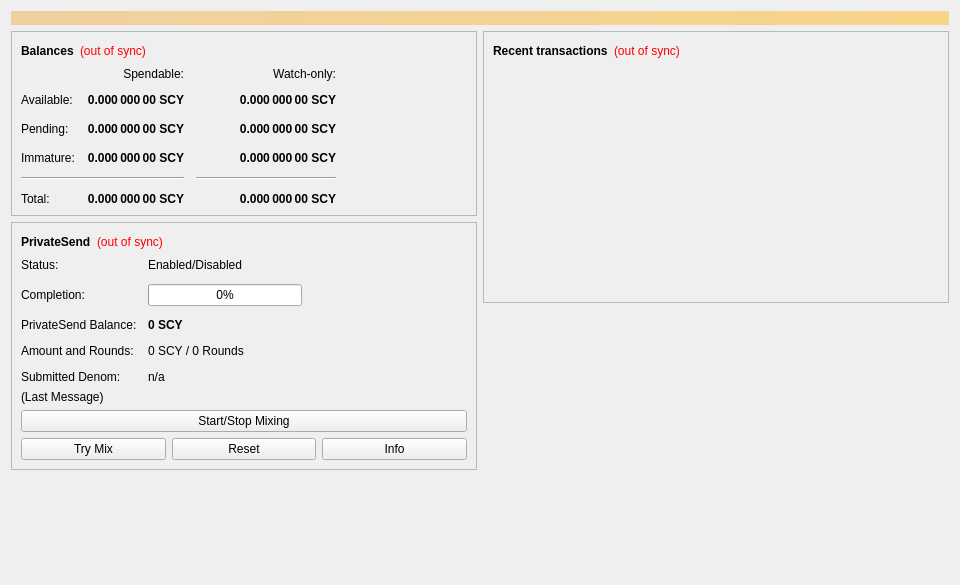
<?xml version="1.0" encoding="UTF-8"?>
<ui version="4.0">
 <class>OverviewPage</class>
 <widget class="QWidget" name="OverviewPage">
  <property name="geometry">
   <rect>
    <x>0</x>
    <y>0</y>
    <width>960</width>
    <height>585</height>
   </rect>
  </property>
  <property name="minimumSize">
   <size>
    <width>960</width>
    <height>0</height>
   </size>
  </property>
  <property name="windowTitle">
   <string>Form</string>
  </property>
  <layout class="QVBoxLayout" name="topLayout">
   <item>
    <widget class="QLabel" name="labelAlerts">
     <property name="visible">
      <bool>false</bool>
     </property>
     <property name="styleSheet">
      <string notr="true">QLabel { background-color: qlineargradient(x1: 0, y1: 0, x2: 1, y2: 0, stop:0 #F0D0A0, stop:1 #F8D488); color:#000000; }</string>
     </property>
     <property name="wordWrap">
      <bool>true</bool>
     </property>
     <property name="margin">
      <number>3</number>
     </property>
     <property name="textInteractionFlags">
      <set>Qt::TextSelectableByMouse</set>
     </property>
    </widget>
   </item>
   <item>
    <layout class="QHBoxLayout" name="horizontalLayout" stretch="1,1">
     <item>
      <layout class="QVBoxLayout" name="verticalLayout_2">
       <item>
        <widget class="QFrame" name="frame">
         <property name="frameShape">
          <enum>QFrame::StyledPanel</enum>
         </property>
         <property name="frameShadow">
          <enum>QFrame::Raised</enum>
         </property>
         <layout class="QVBoxLayout" name="verticalLayout_4">
          <item>
           <layout class="QHBoxLayout" name="horizontalLayout_4">
            <item>
             <widget class="QLabel" name="label_5">
              <property name="font">
               <font>
                <weight>75</weight>
                <bold>true</bold>
               </font>
              </property>
              <property name="text">
               <string>Balances</string>
              </property>
             </widget>
            </item>
            <item>
             <widget class="QLabel" name="labelWalletStatus">
              <property name="toolTip">
               <string>The displayed information may be out of date. Your wallet automatically synchronizes with the Scryt network after a connection is established, but this process has not completed yet.</string>
              </property>
              <property name="styleSheet">
               <string notr="true">QLabel { color: red; }</string>
              </property>
              <property name="text">
               <string notr="true">(out of sync)</string>
              </property>
              <property name="alignment">
               <set>Qt::AlignLeading|Qt::AlignLeft|Qt::AlignVCenter</set>
              </property>
             </widget>
            </item>
            <item>
             <spacer name="horizontalSpacer_3">
              <property name="orientation">
               <enum>Qt::Horizontal</enum>
              </property>
              <property name="sizeHint" stdset="0">
               <size>
                <width>40</width>
                <height>20</height>
               </size>
              </property>
             </spacer>
            </item>
           </layout>
          </item>
          <item>
           <layout class="QGridLayout" name="gridLayout">
            <property name="spacing">
             <number>12</number>
            </property>
            <item row="2" column="2">
             <widget class="QLabel" name="labelWatchPending">
              <property name="font">
               <font>
                <weight>75</weight>
                <bold>true</bold>
               </font>
              </property>
              <property name="cursor">
               <cursorShape>IBeamCursor</cursorShape>
              </property>
              <property name="toolTip">
               <string>Unconfirmed transactions to watch-only addresses</string>
              </property>
              <property name="text">
               <string notr="true">0.000 000 00 SCY</string>
              </property>
              <property name="alignment">
               <set>Qt::AlignRight|Qt::AlignTrailing|Qt::AlignVCenter</set>
              </property>
              <property name="textInteractionFlags">
               <set>Qt::LinksAccessibleByMouse|Qt::TextSelectableByKeyboard|Qt::TextSelectableByMouse</set>
              </property>
             </widget>
            </item>
            <item row="2" column="1">
             <widget class="QLabel" name="labelUnconfirmed">
              <property name="font">
               <font>
                <weight>75</weight>
                <bold>true</bold>
               </font>
              </property>
              <property name="cursor">
               <cursorShape>IBeamCursor</cursorShape>
              </property>
              <property name="toolTip">
               <string>Total of transactions that have yet to be confirmed, and do not yet count toward the spendable balance</string>
              </property>
              <property name="text">
               <string notr="true">0.000 000 00 SCY</string>
              </property>
              <property name="alignment">
               <set>Qt::AlignRight|Qt::AlignTrailing|Qt::AlignVCenter</set>
              </property>
              <property name="textInteractionFlags">
               <set>Qt::LinksAccessibleByMouse|Qt::TextSelectableByKeyboard|Qt::TextSelectableByMouse</set>
              </property>
             </widget>
            </item>
            <item row="3" column="2">
             <widget class="QLabel" name="labelWatchImmature">
              <property name="font">
               <font>
                <weight>75</weight>
                <bold>true</bold>
               </font>
              </property>
              <property name="cursor">
               <cursorShape>IBeamCursor</cursorShape>
              </property>
              <property name="toolTip">
               <string>Mined balance in watch-only addresses that has not yet matured</string>
              </property>
              <property name="text">
               <string notr="true">0.000 000 00 SCY</string>
              </property>
              <property name="alignment">
               <set>Qt::AlignRight|Qt::AlignTrailing|Qt::AlignVCenter</set>
              </property>
              <property name="textInteractionFlags">
               <set>Qt::LinksAccessibleByMouse|Qt::TextSelectableByKeyboard|Qt::TextSelectableByMouse</set>
              </property>
             </widget>
            </item>
            <item row="4" column="0" colspan="2">
             <widget class="Line" name="lineSpendableBalance">
              <property name="orientation">
               <enum>Qt::Horizontal</enum>
              </property>
             </widget>
            </item>
            <item row="4" column="2">
             <widget class="Line" name="lineWatchBalance">
              <property name="sizePolicy">
               <sizepolicy hsizetype="Preferred" vsizetype="Fixed">
                <horstretch>0</horstretch>
                <verstretch>0</verstretch>
               </sizepolicy>
              </property>
              <property name="minimumSize">
               <size>
                <width>140</width>
                <height>0</height>
               </size>
              </property>
              <property name="orientation">
               <enum>Qt::Horizontal</enum>
              </property>
             </widget>
            </item>
            <item row="5" column="0">
             <widget class="QLabel" name="labelTotalText">
              <property name="text">
               <string>Total:</string>
              </property>
             </widget>
            </item>
            <item row="3" column="1">
             <widget class="QLabel" name="labelImmature">
              <property name="font">
               <font>
                <weight>75</weight>
                <bold>true</bold>
               </font>
              </property>
              <property name="cursor">
               <cursorShape>IBeamCursor</cursorShape>
              </property>
              <property name="toolTip">
               <string>Mined balance that has not yet matured</string>
              </property>
              <property name="text">
               <string notr="true">0.000 000 00 SCY</string>
              </property>
              <property name="alignment">
               <set>Qt::AlignRight|Qt::AlignTrailing|Qt::AlignVCenter</set>
              </property>
              <property name="textInteractionFlags">
               <set>Qt::LinksAccessibleByMouse|Qt::TextSelectableByKeyboard|Qt::TextSelectableByMouse</set>
              </property>
             </widget>
            </item>
            <item row="2" column="3">
             <spacer name="horizontalSpacer_2">
              <property name="orientation">
               <enum>Qt::Horizontal</enum>
              </property>
              <property name="sizeHint" stdset="0">
               <size>
                <width>40</width>
                <height>20</height>
               </size>
              </property>
             </spacer>
            </item>
            <item row="3" column="0">
             <widget class="QLabel" name="labelImmatureText">
              <property name="text">
               <string>Immature:</string>
              </property>
             </widget>
            </item>
            <item row="5" column="1">
             <widget class="QLabel" name="labelTotal">
              <property name="font">
               <font>
                <weight>75</weight>
                <bold>true</bold>
               </font>
              </property>
              <property name="cursor">
               <cursorShape>IBeamCursor</cursorShape>
              </property>
              <property name="toolTip">
               <string>Your current total balance</string>
              </property>
              <property name="text">
               <string notr="true">0.000 000 00 SCY</string>
              </property>
              <property name="alignment">
               <set>Qt::AlignRight|Qt::AlignTrailing|Qt::AlignVCenter</set>
              </property>
              <property name="textInteractionFlags">
               <set>Qt::LinksAccessibleByMouse|Qt::TextSelectableByKeyboard|Qt::TextSelectableByMouse</set>
              </property>
             </widget>
            </item>
            <item row="5" column="2">
             <widget class="QLabel" name="labelWatchTotal">
              <property name="font">
               <font>
                <weight>75</weight>
                <bold>true</bold>
               </font>
              </property>
              <property name="cursor">
               <cursorShape>IBeamCursor</cursorShape>
              </property>
              <property name="toolTip">
               <string>Current total balance in watch-only addresses</string>
              </property>
              <property name="text">
               <string notr="true">0.000 000 00 SCY</string>
              </property>
              <property name="alignment">
               <set>Qt::AlignRight|Qt::AlignTrailing|Qt::AlignVCenter</set>
              </property>
              <property name="textInteractionFlags">
               <set>Qt::LinksAccessibleByMouse|Qt::TextSelectableByKeyboard|Qt::TextSelectableByMouse</set>
              </property>
             </widget>
            </item>
            <item row="0" column="2">
             <widget class="QLabel" name="labelWatchonly">
              <property name="text">
               <string>Watch-only:</string>
              </property>
              <property name="alignment">
               <set>Qt::AlignRight|Qt::AlignTrailing|Qt::AlignVCenter</set>
              </property>
             </widget>
            </item>
            <item row="1" column="0">
             <widget class="QLabel" name="labelBalanceText">
              <property name="text">
               <string>Available:</string>
              </property>
             </widget>
            </item>
            <item row="1" column="1">
             <widget class="QLabel" name="labelBalance">
              <property name="font">
               <font>
                <weight>75</weight>
                <bold>true</bold>
               </font>
              </property>
              <property name="cursor">
               <cursorShape>IBeamCursor</cursorShape>
              </property>
              <property name="toolTip">
               <string>Your current spendable balance</string>
              </property>
              <property name="text">
               <string notr="true">0.000 000 00 SCY</string>
              </property>
              <property name="alignment">
               <set>Qt::AlignRight|Qt::AlignTrailing|Qt::AlignVCenter</set>
              </property>
              <property name="textInteractionFlags">
               <set>Qt::LinksAccessibleByMouse|Qt::TextSelectableByKeyboard|Qt::TextSelectableByMouse</set>
              </property>
             </widget>
            </item>
            <item row="1" column="2">
             <widget class="QLabel" name="labelWatchAvailable">
              <property name="font">
               <font>
                <weight>75</weight>
                <bold>true</bold>
               </font>
              </property>
              <property name="cursor">
               <cursorShape>IBeamCursor</cursorShape>
              </property>
              <property name="toolTip">
               <string>Your current balance in watch-only addresses</string>
              </property>
              <property name="text">
               <string notr="true">0.000 000 00 SCY</string>
              </property>
              <property name="alignment">
               <set>Qt::AlignRight|Qt::AlignTrailing|Qt::AlignVCenter</set>
              </property>
              <property name="textInteractionFlags">
               <set>Qt::LinksAccessibleByMouse|Qt::TextSelectableByKeyboard|Qt::TextSelectableByMouse</set>
              </property>
             </widget>
            </item>
            <item row="2" column="0">
             <widget class="QLabel" name="labelPendingText">
              <property name="text">
               <string>Pending:</string>
              </property>
             </widget>
            </item>
            <item row="0" column="1">
             <widget class="QLabel" name="labelSpendable">
              <property name="text">
               <string>Spendable:</string>
              </property>
              <property name="alignment">
               <set>Qt::AlignRight|Qt::AlignTrailing|Qt::AlignVCenter</set>
              </property>
             </widget>
            </item>
           </layout>
          </item>
         </layout>
        </widget>
       </item>
       <item>
        <widget class="QFrame" name="framePrivateSend">
         <property name="layoutDirection">
          <enum>Qt::LeftToRight</enum>
         </property>
         <property name="frameShape">
          <enum>QFrame::StyledPanel</enum>
         </property>
         <property name="frameShadow">
          <enum>QFrame::Raised</enum>
         </property>
         <layout class="QVBoxLayout" name="VerticalLayout_PS1">
          <item>
           <layout class="QHBoxLayout" name="horizontalLayout_5">
            <item>
             <widget class="QLabel" name="labelPrivateSendHeader">
              <property name="font">
               <font>
                <weight>75</weight>
                <bold>true</bold>
               </font>
              </property>
              <property name="text">
               <string>PrivateSend</string>
              </property>
             </widget>
            </item>
            <item>
             <widget class="QLabel" name="labelPrivateSendSyncStatus">
              <property name="toolTip">
               <string>The displayed information may be out of date. Your wallet automatically synchronizes with the Scryt network after a connection is established, but this process has not completed yet.</string>
              </property>
              <property name="styleSheet">
               <string notr="true">QLabel { color: red; }</string>
              </property>
              <property name="text">
               <string notr="true">(out of sync)</string>
              </property>
              <property name="alignment">
               <set>Qt::AlignLeading|Qt::AlignLeft|Qt::AlignVCenter</set>
              </property>
             </widget>
            </item>
            <item>
             <spacer name="horizontalSpacer_4">
              <property name="orientation">
               <enum>Qt::Horizontal</enum>
              </property>
              <property name="sizeHint" stdset="0">
               <size>
                <width>40</width>
                <height>20</height>
               </size>
              </property>
             </spacer>
            </item>
           </layout>
          </item>
          <item>
           <layout class="QFormLayout" name="privateSendFormLayout">
            <property name="fieldGrowthPolicy">
             <enum>QFormLayout::AllNonFixedFieldsGrow</enum>
            </property>
            <property name="horizontalSpacing">
             <number>11</number>
            </property>
            <property name="verticalSpacing">
             <number>12</number>
            </property>
            <item row="0" column="0">
             <widget class="QLabel" name="labelPrivateSendEnabledText">
              <property name="text">
               <string>Status:</string>
              </property>
             </widget>
            </item>
            <item row="0" column="1">
             <widget class="QLabel" name="labelPrivateSendEnabled">
              <property name="text">
               <string>Enabled/Disabled</string>
              </property>
             </widget>
            </item>
            <item row="1" column="0">
             <widget class="QLabel" name="labelCompletitionText">
              <property name="text">
               <string>Completion:</string>
              </property>
             </widget>
            </item>
            <item row="1" column="1">
             <widget class="QProgressBar" name="privateSendProgress">
              <property name="maximumSize">
               <size>
                <width>154</width>
                <height>16777215</height>
               </size>
              </property>
              <property name="value">
               <number>0</number>
              </property>
             </widget>
            </item>
            <item row="2" column="0">
             <widget class="QLabel" name="labelAnonymizedText">
              <property name="text">
               <string>PrivateSend Balance:</string>
              </property>
             </widget>
            </item>
            <item row="2" column="1">
             <widget class="QLabel" name="labelAnonymized">
              <property name="font">
               <font>
                <weight>75</weight>
                <bold>true</bold>
               </font>
              </property>
              <property name="text">
               <string notr="true">0 SCY</string>
              </property>
             </widget>
            </item>
            <item row="3" column="0">
             <widget class="QLabel" name="labelAmountAndRoundsText">
              <property name="text">
               <string>Amount and Rounds:</string>
              </property>
             </widget>
            </item>
            <item row="3" column="1">
             <widget class="QLabel" name="labelAmountRounds">
              <property name="text">
               <string>0 SCY / 0 Rounds</string>
              </property>
             </widget>
            </item>
            <item row="4" column="0">
             <widget class="QLabel" name="labelSubmittedDenomText">
              <property name="text">
               <string>Submitted Denom:</string>
              </property>
             </widget>
            </item>
            <item row="4" column="1">
             <widget class="QLabel" name="labelSubmittedDenom">
              <property name="toolTip">
               <string>The denominations you submitted to the Masternode.&lt;br&gt;To mix, other users must submit the exact same denominations.</string>
              </property>
              <property name="text">
               <string>n/a</string>
              </property>
             </widget>
            </item>
           </layout>
          </item>
          <item>
           <layout class="QVBoxLayout" name="VerticalLayout_PS">
            <item>
             <widget class="QLabel" name="labelPrivateSendLastMessage">
              <property name="text">
               <string>(Last Message)</string>
              </property>
              <property name="alignment">
               <set>Qt::AlignLeading|Qt::AlignLeft|Qt::AlignTop</set>
              </property>
              <property name="wordWrap">
               <bool>true</bool>
              </property>
             </widget>
            </item>
            <item>
             <widget class="QPushButton" name="togglePrivateSend">
              <property name="sizePolicy">
               <sizepolicy hsizetype="MinimumExpanding" vsizetype="Fixed">
                <horstretch>0</horstretch>
                <verstretch>0</verstretch>
               </sizepolicy>
              </property>
              <property name="text">
               <string>Start/Stop Mixing</string>
              </property>
             </widget>
            </item>
            <item>
             <layout class="QHBoxLayout" name="horizontalLayout_debugbuttons">
              <item>
               <widget class="QPushButton" name="privateSendAuto">
                <property name="sizePolicy">
                 <sizepolicy hsizetype="MinimumExpanding" vsizetype="Fixed">
                  <horstretch>0</horstretch>
                  <verstretch>0</verstretch>
                 </sizepolicy>
                </property>
                <property name="toolTip">
                 <string>Try to manually submit a PrivateSend request.</string>
                </property>
                <property name="text">
                 <string>Try Mix</string>
                </property>
               </widget>
              </item>
              <item>
               <widget class="QPushButton" name="privateSendReset">
                <property name="sizePolicy">
                 <sizepolicy hsizetype="MinimumExpanding" vsizetype="Fixed">
                  <horstretch>0</horstretch>
                  <verstretch>0</verstretch>
                 </sizepolicy>
                </property>
                <property name="toolTip">
                 <string>Reset the current status of PrivateSend (can interrupt PrivateSend if it's in the process of Mixing, which can cost you money!)</string>
                </property>
                <property name="autoFillBackground">
                 <bool>false</bool>
                </property>
                <property name="text">
                 <string>Reset</string>
                </property>
               </widget>
              </item>
              <item>
               <widget class="QPushButton" name="privateSendInfo">
                <property name="sizePolicy">
                 <sizepolicy hsizetype="MinimumExpanding" vsizetype="Fixed">
                  <horstretch>0</horstretch>
                  <verstretch>0</verstretch>
                 </sizepolicy>
                </property>
                <property name="toolTip">
                 <string>Information about PrivateSend and Mixing</string>
                </property>
                <property name="text">
                 <string>Info</string>
                </property>
               </widget>
              </item>
             </layout>
            </item>
           </layout>
          </item>
         </layout>
        </widget>
       </item>
       <item>
        <spacer name="verticalSpacer">
         <property name="orientation">
          <enum>Qt::Vertical</enum>
         </property>
         <property name="sizeHint" stdset="0">
          <size>
           <width>20</width>
           <height>40</height>
          </size>
         </property>
        </spacer>
       </item>
      </layout>
     </item>
     <item>
      <layout class="QVBoxLayout" name="verticalLayout_3">
       <item>
        <widget class="QFrame" name="frame_2">
         <property name="frameShape">
          <enum>QFrame::StyledPanel</enum>
         </property>
         <property name="frameShadow">
          <enum>QFrame::Raised</enum>
         </property>
         <layout class="QVBoxLayout" name="verticalLayout">
          <item>
           <layout class="QHBoxLayout" name="horizontalLayout_2">
            <item>
             <widget class="QLabel" name="label_4">
              <property name="font">
               <font>
                <weight>75</weight>
                <bold>true</bold>
               </font>
              </property>
              <property name="text">
               <string>Recent transactions</string>
              </property>
             </widget>
            </item>
            <item>
             <widget class="QLabel" name="labelTransactionsStatus">
              <property name="toolTip">
               <string>The displayed information may be out of date. Your wallet automatically synchronizes with the Scryt network after a connection is established, but this process has not completed yet.</string>
              </property>
              <property name="styleSheet">
               <string notr="true">QLabel { color: red; }</string>
              </property>
              <property name="text">
               <string notr="true">(out of sync)</string>
              </property>
              <property name="alignment">
               <set>Qt::AlignLeading|Qt::AlignLeft|Qt::AlignVCenter</set>
              </property>
             </widget>
            </item>
            <item>
             <spacer name="horizontalSpacer">
              <property name="orientation">
               <enum>Qt::Horizontal</enum>
              </property>
              <property name="sizeHint" stdset="0">
               <size>
                <width>40</width>
                <height>20</height>
               </size>
              </property>
             </spacer>
            </item>
           </layout>
          </item>
          <item>
           <widget class="QListView" name="listTransactions">
            <property name="styleSheet">
             <string notr="true">QListView { background: transparent; }</string>
            </property>
            <property name="frameShape">
             <enum>QFrame::NoFrame</enum>
            </property>
            <property name="verticalScrollBarPolicy">
             <enum>Qt::ScrollBarAlwaysOff</enum>
            </property>
            <property name="horizontalScrollBarPolicy">
             <enum>Qt::ScrollBarAlwaysOff</enum>
            </property>
            <property name="selectionMode">
             <enum>QAbstractItemView::NoSelection</enum>
            </property>
           </widget>
          </item>
         </layout>
        </widget>
       </item>
       <item>
        <spacer name="verticalSpacer_2">
         <property name="orientation">
          <enum>Qt::Vertical</enum>
         </property>
         <property name="sizeHint" stdset="0">
          <size>
           <width>20</width>
           <height>40</height>
          </size>
         </property>
        </spacer>
       </item>
      </layout>
     </item>
    </layout>
   </item>
  </layout>
 </widget>
 <resources/>
 <connections/>
</ui>
